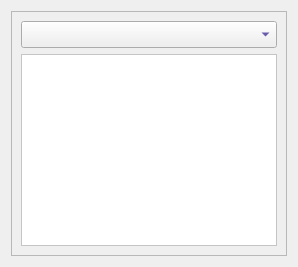
            <widget class="QWidget" name="inv_page">
             <property name="styleSheet">
              <string notr="true"/>
             </property>
             <layout class="QVBoxLayout" name="verticalLayout_7">
              <item>
               <widget class="QFrame" name="frame">
                <property name="frameShape">
                 <enum>QFrame::StyledPanel</enum>
                </property>
                <property name="frameShadow">
                 <enum>QFrame::Raised</enum>
                </property>
                <layout class="QVBoxLayout" name="verticalLayout_4">
                 <item>
                  <widget class="QComboBox" name="Item_select">
                   <property name="font">
                    <font>
                     <pointsize>12</pointsize>
                    </font>
                   </property>
                   <property name="styleSheet">
                    <string notr="true">color:rgb(21, 0, 130);</string>
                   </property>
                  </widget>
                 </item>
                 <item>
                  <widget class="QTableWidget" name="Item_table">
                   <property name="styleSheet">
                    <string notr="true">background-color:rgb(255, 255, 255);
color:rgb(0,0,0)</string>
                   </property>
                  </widget>
                 </item>
                </layout>
               </widget>
              </item>
             </layout>
            </widget>
